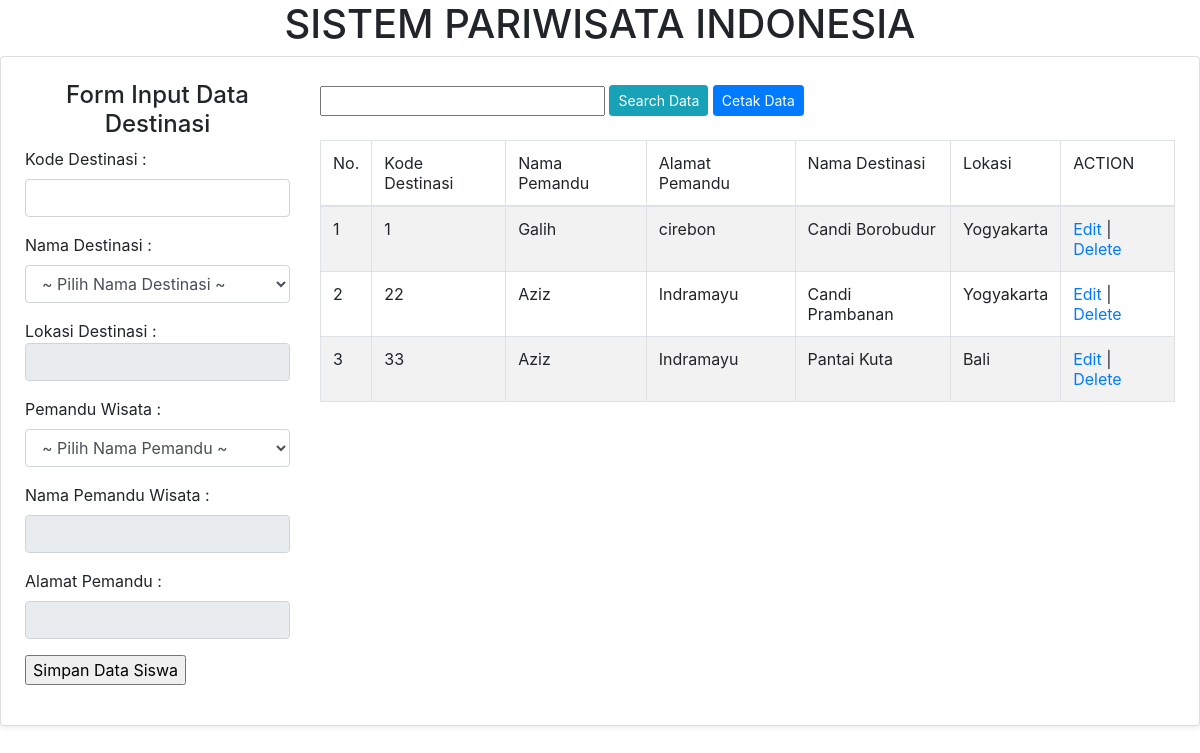
/Administrator/data_destinasi.php, run on the app's committed database.
### tables this page shows
CREATE TABLE `destinasi` (
  `kd_destinasi` varchar(50) NOT NULL,
  `no_pegawai` varchar(50) NOT NULL,
  `nm_destinasi` varchar(50) NOT NULL,
  `lokasi` varchar(50) NOT NULL
);

CREATE TABLE `pegawai` (
  `id_pegawai` varchar(50) NOT NULL,
  `no_pegawai` varchar(50) NOT NULL,
  `nm_pegawai` varchar(50) NOT NULL,
  `gender` varchar(50) NOT NULL,
  `alamat` varchar(50) NOT NULL
);

### Administrator/database.php (called while the page is built, shortened)
<?php
class database{
	var $host = "localhost";
	var $user = "root";
	var $pass = "";
	var $db = "wisata";
	var $koneksi = "";
	function __construct(){
		$this->koneksi = mysqli_connect($this->host, $this->user, $this->pass, $this->db);
	}
	function data_destinasi(){
		if(isset($POST['cari'])) {
			$cari = $POST['cari'];
			$data = mysqli_query($this->koneksi,"select * from destinasi where nm_pegawai like '%".$cari."%' OR no_pegawai like '%".$cari."%' ");
		while($row = mysqli_fetch_array($data)){
			$hasil[] = $row;
		}
		return $hasil;
		} else {
			$data = mysqli_query($this->koneksi,"select destinasi.*, pegawai.* from destinasi JOIN pegawai ON destinasi.no_pegawai = pegawai.no_pegawai");
		while($row = mysqli_fetch_array($data)){
			$hasil[] = $row;
		}
		return $hasil;
		}
	}
}
?>

### Administrator/data_destinasi.php (the view, shortened to what this page needs)
<?php
include 'database.php';
$db = new database();
$data_destinasi = $db->data_destinasi();
?>
<html>
<head>
	<link href="https://cdnjs.cloudflare.com/ajax/libs/twitter-bootstrap/4.1.3/css/bootstrap.css" rel="stylesheet">
</head>
<header><h1 align="center">SISTEM PARIWISATA INDONESIA</h1></header>
<body>
	<div class="row justify-content-center">
	<div class="col-xl-12 col-lg-12 col-md-12">
	<div class="card shadow-sm my-0">
	<div class="card-body p-4">
	<div class="row">
	<div class="col-lg-3">
		<?php
		include"form_data_destinasi.php";
		?>
	</div>
	<div class="col-lg-9">
		<form action="index.php?page=data_destinasi" method="POST">
			<div class="Form-group">
				<input type="text" name="cari" class="col-lg-4">
				<button type="submit" value="cari" class="btn btn-sm btn-info mb-2 mt-1">Search Data</button>
				<a href="data_destinasi_cetak.php" target="_blank" class="btn btn-sm btn-primary mb-2 mt-1">Cetak Data</a>
			</div>
		</form>
		<div class="table-responsive">
		<table class="table table-striped table-bordered">
			<thead>
			<tr>
				<td>No.</td>
				<td>Kode Destinasi</td>
				<td>Nama Pemandu</td>
				<td>Alamat Pemandu</td>
				<td>Nama Destinasi</td>
				<td>Lokasi</td>
				<td>ACTION</td>
			</thead>
			<tbody>
				<?php
				$no = 1;
				foreach($data_destinasi as $row){
				?>
				<tr>
			<td><?php echo $no++; ?></td>
			<td><?php echo $row['kd_destinasi'] ?></td>
			<td><?php echo $row['nm_pegawai'] ?></td>
			<td><?php echo $row['alamat'] ?></td>
			<td><?php echo $row['nm_destinasi'] ?></td>
			<td><?php echo $row['lokasi'] ?></td>
			<td><a href="<?php echo "index.php?page=data_destinasi&&edit=update&&id=$row[kd_destinasi]" ?>">Edit</a> |
				<a href="<?php echo"proses_data_destinasi.php?aksi=delete&&id=$row[kd_destinasi]"; ?>" onclick="return confirm('Apakah Anda Yakin Ingin Menghapus Data Ini ?')">Delete</a>
			</td>
				</tr>
				<?php
				}
				?>
			</tbody>
		</table>
		</div>
	</div>
	</div>
	</div>
	</div>
	</div>
	</div>
</body>
</html>

### Administrator/form_data_destinasi.php (shortened to what this page needs)
<form method="POST" action="<?php echo"proses_data_destinasi.php?aksi=tambah" ?>">
<div class="text-center">
<h3 class="h4 text-gray-900 mb 4">Form Input Data Destinasi</h3>
</div>
	<div class="form-group">
	<label>Kode Destinasi :</label>
	<input type="text" name="kd_destinasi" class="form-control">
	</div>
	<div class ="form-group">
	<label>Nama Destinasi :</label>
	<select id="nm_destinasi" name="nm_destinasi" class="form-control" onchange="changeValue2(this.value)">
		<option value="0">~ Pilih Nama Destinasi ~</option>
	</select>
</div>
	<div class="form-group">
	<labalel>Lokasi Destinasi :</labalel>
	<input type="text" name="tempat_destinasi" id="tempat_destinasi" class="form-control" readonly="readonly">
	</div>
	<div class ="form-group">
	<label>Pemandu Wisata :</label>
	<select id="no_pegawai" name="no_pegawai" class="form-control" onchange="changeValue1(this.value)">
		<option value="0">~ Pilih Nama Pemandu ~</option>
	</select>
</div>
	<div class="form-group">
	<label>Nama Pemandu Wisata :</label>
	<input type="text" name="nm_pegawai" id="nm_pegawai" class="form-control" readonly="readonly">
	</div>
	<div class="form-group">
	<label>Alamat Pemandu :</label>
	<input type="text" name="alamat" id="alamat" class="form-control" readonly="readonly">
	</div>
	<div class="form-group">
		<input type="submit" value="Simpan Data Siswa">
	</div>
</form>

### data on the page
destinasi: kd_destinasi "1", pegawai.nm_pegawai "Galih", pegawai.alamat "cirebon", nm_destinasi "Candi Borobudur", lokasi "Yogyakarta"
destinasi: kd_destinasi "22", pegawai.nm_pegawai "Aziz", pegawai.alamat "Indramayu", nm_destinasi "Candi Prambanan", lokasi "Yogyakarta"
destinasi: kd_destinasi "33", pegawai.nm_pegawai "Aziz", pegawai.alamat "Indramayu", nm_destinasi "Pantai Kuta", lokasi "Bali"
